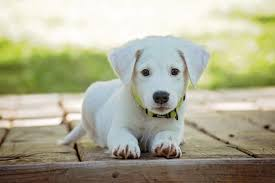
#> input picture ip/A4/img1.jpg, 275 x 183 px, found by its file name
$ python laplacian.py   (older library calls are emulated)
#> lines starting #> are read from the running program, lines starting #| are printed output that depends on the picture
#built in code for laplacian edge detection / 2nd order derivative
import cv2
image2 = cv2.imread('img1.jpg',0)
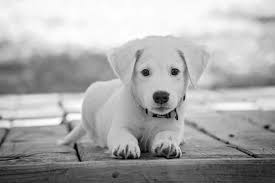
#> image2: shape (183, 275); min 0, max 255, mean 171.5

#Apply Guassian Blur
blur = cv2.GaussianBlur(image2,(3,3),0)

new_image = cv2.Laplacian(blur,cv2.CV_64F)
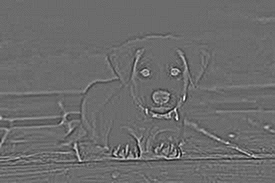
#> new_image: shape (183, 275) float64; min -67, max 91, mean 0; drawn with min black and max white
new_image2 = new_image/new_image.max()
cv2.imshow('Laplacian',new_image2)
cv2.waitKey(1000)
cv2.destroyAllWindows()
